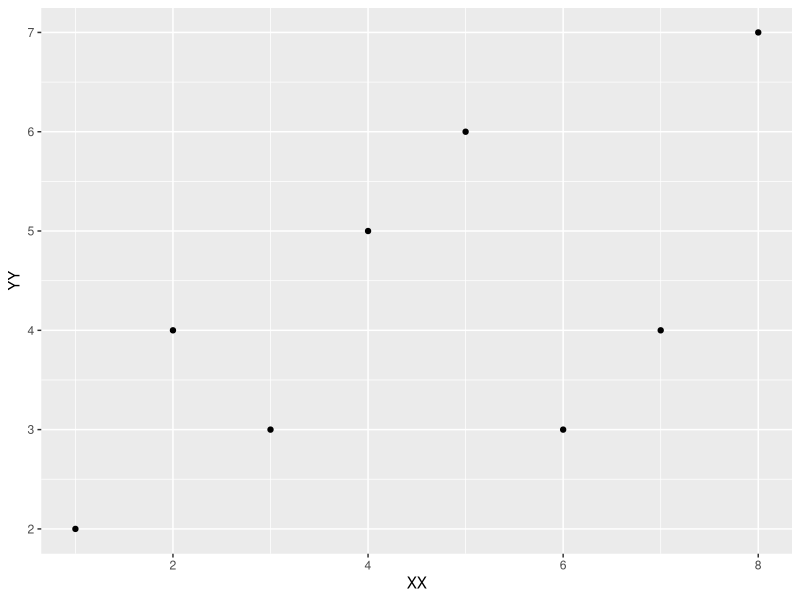
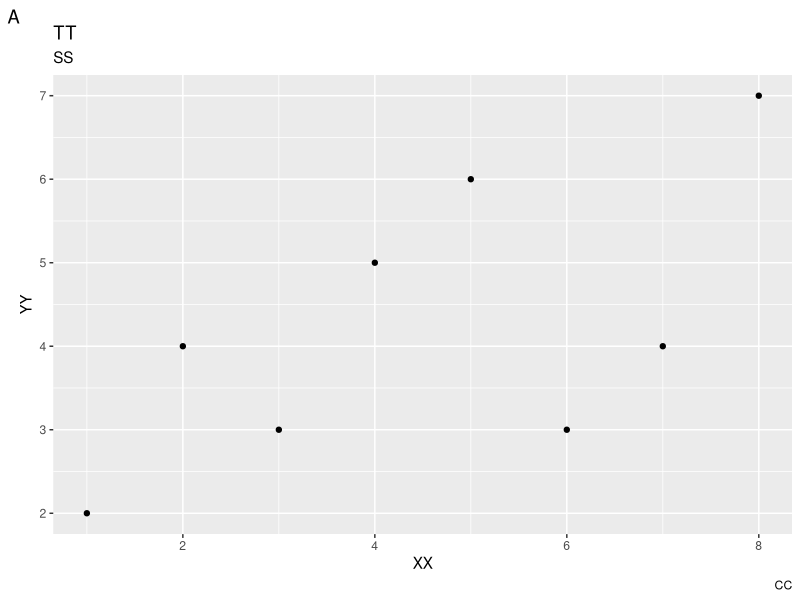
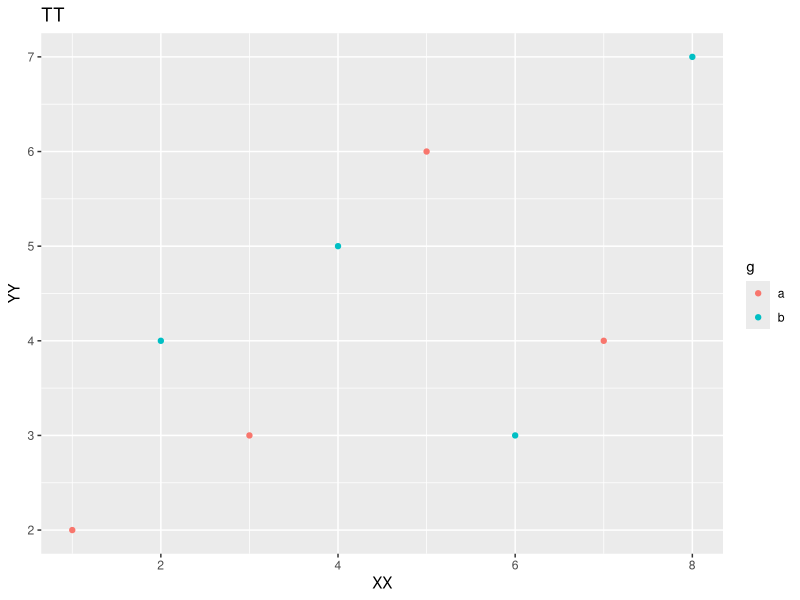
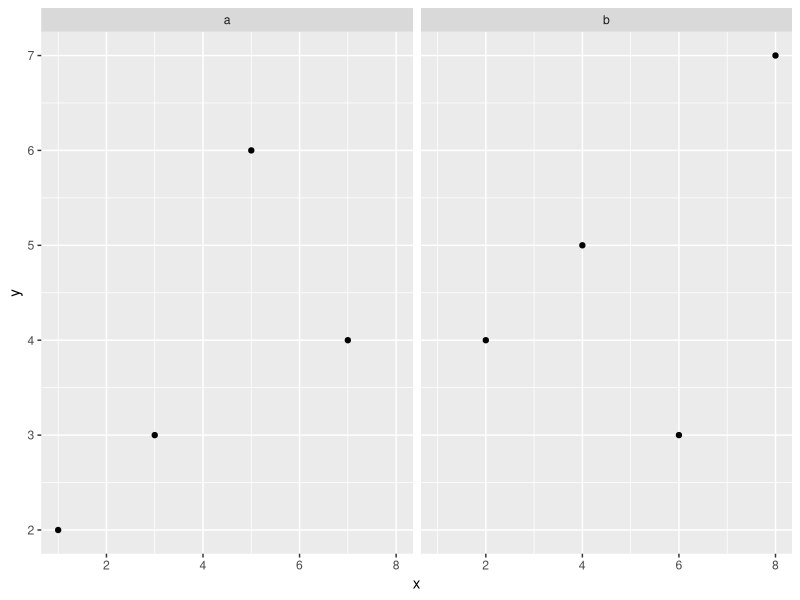
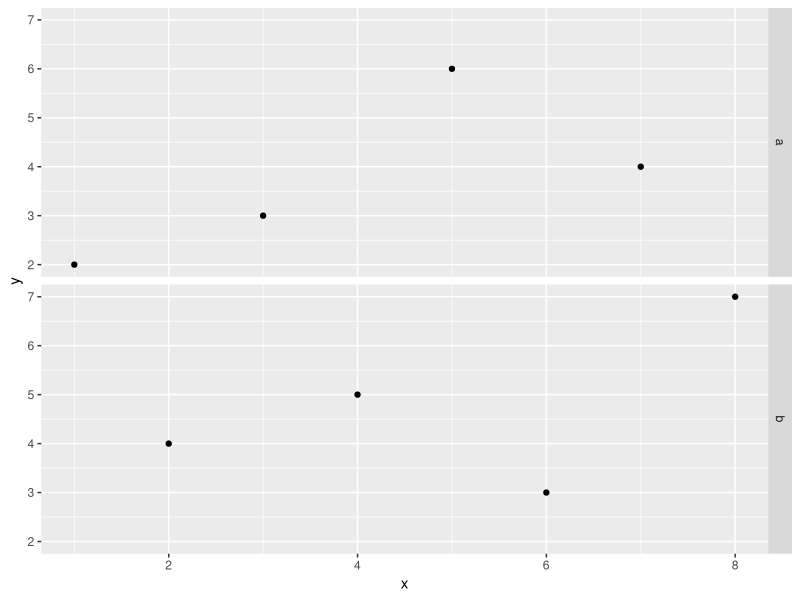
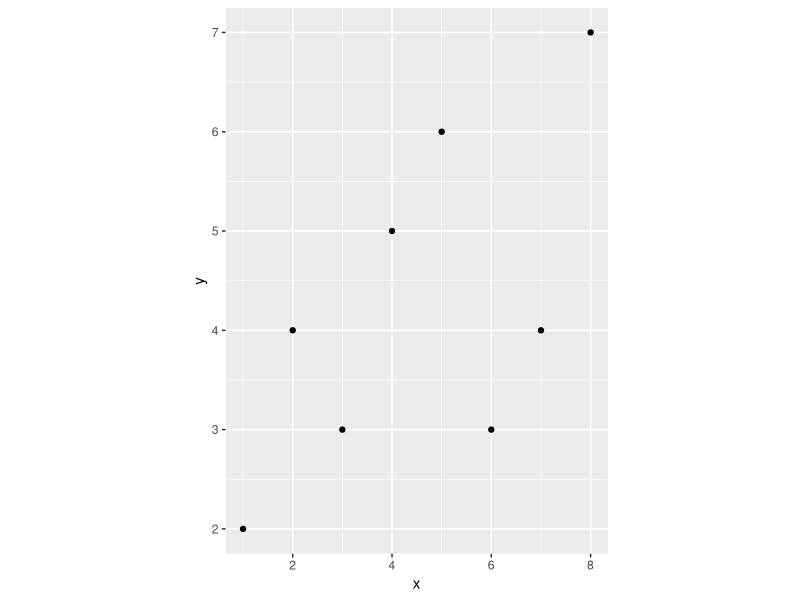
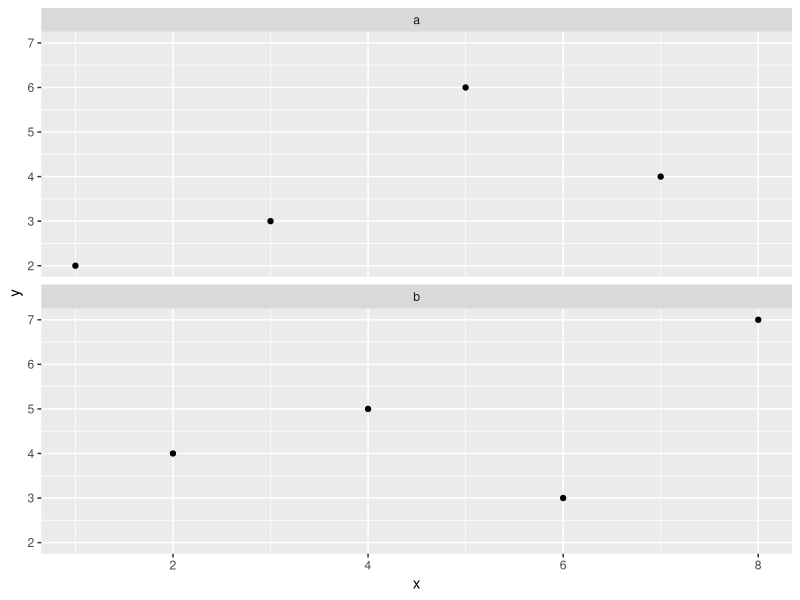
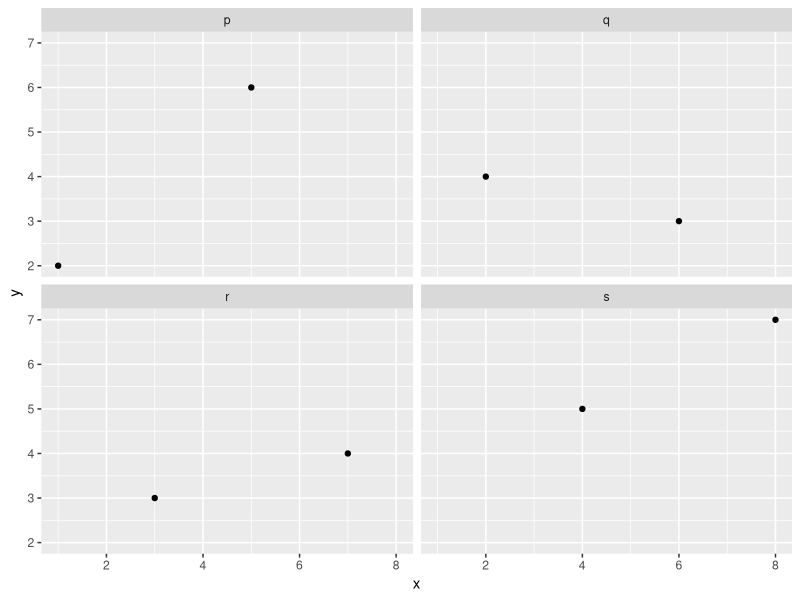

R code for these plots, in order: (Note: this script raises an error after producing the figures.)
#!/usr/bin/env Rscript
#
# 生成 tests/fixtures/plot_gtable_r_reference.json —— `plot_gtable()`（SIL-999）
# 与 ggplot2 4.0.3 `ggplotGrob()` 的结构对拍参考值。
#
#   pixi run -e refs refs:plot-gtable
#
# 参考值分两部分：
#   1. 结构：行列数 + 每条 layout 记录的 (name, t, l, b, r)；
#   2. 单位向量：`widths` / `heights` 的 `as.character()`。测试只解析其中**可静态
#      求值**的元素（`5.5points` / `0.350502602739725cm` / `0cm` …），跳过
#      `1grobwidth` / `1grobheight` / `sum(...)` / `1null` —— 前三个要设备度量，
#      最后一个由 gtable 按面板比例分配，两边各算各的。
#
# 为什么不用设备测量：整页表的 null 单位是给多图合并用的权重，解析值取决于页面
# 尺寸；真正要对拍的是「哪些行列、多宽多高、叫什么名字」。

suppressPackageStartupMessages({
  library(ggplot2)
  library(grid)
})

# 不开默认绘图设备：否则 `ggplotGrob()` 会在 CWD 留下 Rplots.pdf。
invisible(pdf(NULL))

out_path <- "tests/fixtures/plot_gtable_r_reference.json"

# ---------------------------------------------------------------------------
# 极简 JSON 输出（与 tools/refs/gtable_ref.R 同一份）
# ---------------------------------------------------------------------------

json_escape <- function(text) {
  text <- gsub("\\", "\\\\", text, fixed = TRUE)
  text <- gsub("\"", "\\\"", text, fixed = TRUE)
  text <- gsub("\n", "\\n", text, fixed = TRUE)
  text <- gsub("\t", "\\t", text, fixed = TRUE)
  paste0("\"", text, "\"")
}

fmt_num <- function(value) {
  if (!is.finite(value)) stop("non-finite number in fixture: ", value)
  sprintf("%.17g", value)
}

to_json <- function(x, indent = 0L) {
  pad <- strrep("  ", indent)
  pad2 <- strrep("  ", indent + 1L)
  if (is.null(x)) return("null")
  if (is.logical(x) && length(x) == 1L) {
    if (is.na(x)) return("null")
    return(if (isTRUE(x)) "true" else "false")
  }
  if (is.numeric(x) && length(x) == 1L) return(fmt_num(x))
  if (is.character(x) && length(x) == 1L) return(json_escape(x))
  if (is.list(x)) {
    nm <- names(x)
    if (!is.null(nm)) {
      if (length(x) == 0L) return("{}")
      items <- vapply(seq_along(x), function(i) {
        paste0(pad2, json_escape(nm[[i]]), ": ", to_json(x[[i]], indent + 1L))
      }, character(1))
      return(paste0("{\n", paste(items, collapse = ",\n"), "\n", pad, "}"))
    }
    if (length(x) == 0L) return("[]")
    items <- vapply(x, function(el) paste0(pad2, to_json(el, indent + 1L)), character(1))
    return(paste0("[\n", paste(items, collapse = ",\n"), "\n", pad, "]"))
  }
  if (length(x) == 0L) return("[]")
  items <- vapply(seq_along(x), function(i) {
    paste0(pad2, to_json(x[[i]], indent + 1L))
  }, character(1))
  paste0("[\n", paste(items, collapse = ",\n"), "\n", pad, "]")
}

# ---------------------------------------------------------------------------
# 采集
# ---------------------------------------------------------------------------

# 按 7×7 视口把每条 layout 记录解析成 cm：进它的单元格包装视口读 `1npc`。
# `convertWidth(grob$widths)` 对 `1null` 只给 0，不能用来断言 null 行 / 列。
measure_record <- function(lay, i) {
  vp <- paste0(
    lay$name[i], ".", lay$t[i], "-", lay$r[i], "-", lay$b[i], "-", lay$l[i]
  )
  ok <- tryCatch({
    downViewport("layout")
    downViewport(vp)
    TRUE
  }, error = function(...) FALSE)
  if (!ok) {
    upViewport(0)
    return(NULL)
  }
  width <- convertWidth(unit(1, "npc"), "cm", valueOnly = TRUE)
  height <- convertHeight(unit(1, "npc"), "cm", valueOnly = TRUE)
  upViewport(0)
  list(width = width, height = height)
}

measure_case <- function(name, plot) {
  grob <- ggplotGrob(plot)
  lay <- grob$layout
  placements <- lapply(seq_len(nrow(lay)), function(i) {
    list(
      name = lay$name[i],
      t = as.integer(lay$t[i]),
      l = as.integer(lay$l[i]),
      b = as.integer(lay$b[i]),
      r = as.integer(lay$r[i])
    )
  })
  grid.newpage()
  grid.draw(grob)
  records <- lapply(seq_len(nrow(lay)), function(i) {
    size <- measure_record(lay, i)
    if (is.null(size)) {
      return(NULL)
    }
    list(
      name = lay$name[i],
      t = as.integer(lay$t[i]),
      l = as.integer(lay$l[i]),
      b = as.integer(lay$b[i]),
      r = as.integer(lay$r[i]),
      width = size$width,
      height = size$height
    )
  })
  upViewport(0)
  list(
    name = name,
    nrow = as.integer(nrow(grob)),
    ncol = as.integer(ncol(grob)),
    respect = isTRUE(grob$respect),
    widths = vapply(as.character(grob$widths), identity, character(1), USE.NAMES = FALSE),
    heights = vapply(as.character(grob$heights), identity, character(1), USE.NAMES = FALSE),
    layout = placements,
    records = Filter(Negate(is.null), records)
  )
}

data <- data.frame(
  x = c(1, 2, 3, 4, 5, 6, 7, 8),
  y = c(2, 4, 3, 5, 6, 3, 4, 7),
  g = factor(c("a", "b", "a", "b", "a", "b", "a", "b"), levels = c("a", "b")),
  h = factor(c("u", "u", "u", "u", "v", "v", "v", "v"), levels = c("u", "v")),
  four = factor(c("p", "q", "r", "s", "p", "q", "r", "s"),
                levels = c("p", "q", "r", "s")),
  five = factor(c("p", "q", "r", "s", "t", "p", "q", "r"),
                levels = c("p", "q", "r", "s", "t"))
)

base <- ggplot(data, aes(x, y)) + geom_point()

cases <- list(
  measure_case("plain", base + labs(x = "XX", y = "YY")),
  measure_case(
    "titled",
    base + labs(title = "TT", subtitle = "SS", caption = "CC", tag = "A", x = "XX", y = "YY")
  ),
  measure_case(
    "legend",
    ggplot(data, aes(x, y, colour = g)) + geom_point() + labs(title = "TT", x = "XX", y = "YY")
  ),
  measure_case("facet_wrap", base + facet_wrap(~g)),
  measure_case("facet_grid", base + facet_grid(g ~ .)),
  measure_case("coord_fixed", base + coord_fixed(ratio = 2)),
  # SIL-999 审计补的 4 个 shape：多行 / 多列分面的展开规则与 R 对拍。
  measure_case("wrap_ncol1", base + facet_wrap(~g, ncol = 1)),
  measure_case("wrap_2x2", base + facet_wrap(~four)),
  measure_case("grid_1x2", base + facet_grid(. ~ g)),
  measure_case("grid_2x2", base + facet_grid(h ~ g)),
  # ragged（末行不满）：`axis-b` 内部带在 R 里是字面量 0cm，只有最后一个面板行满高。
  measure_case("wrap_ragged_ncol3", base + facet_wrap(~five, ncol = 3)),
  measure_case("wrap_ragged_ncol2", base + facet_wrap(~five, ncol = 2)),
  # `dir = "v"`：按列优先填充，ragged 空洞在右下角。
  measure_case("wrap_dir_v_ncol2", base + facet_wrap(~five, ncol = 2, dir = "v")),
  # `axes = "all"` + `axis.labels = "margins"`：内面板只留刻度（R 0.0967cm），
  # 外边缘仍是 tick + label 的满高。
  measure_case(
    "wrap_axes_all_labels_margins",
    base + facet_wrap(~four, axes = "all", axis.labels = "margins") + labs(x = "XX", y = "YY")
  ),
  # 内面板也带标签：内部带与边缘同高。
  measure_case(
    "wrap_axes_all_labels_all",
    base + facet_wrap(~four, axes = "all", axis.labels = "all") + labs(x = "XX", y = "YY")
  ),
  # `plot.title.position = "plot"`：title / subtitle 的跨列范围。
  measure_case(
    "title_plot_position",
    ggplot(data, aes(x, y, colour = g)) +
      geom_point() +
      labs(title = "TT", subtitle = "SS", x = "XX", y = "YY") +
      theme(plot.title.position = "plot")
  )
)

doc <- list(
  generator = "tools/refs/plot_gtable_ref.R",
  ggplot2 = as.character(packageVersion("ggplot2")),
  size_in = c(7, 7),
  cases = cases
)

writeLines(paste0(to_json(doc), "\n"), out_path)
cat("wrote", out_path, "with", length(cases), "cases\n")
